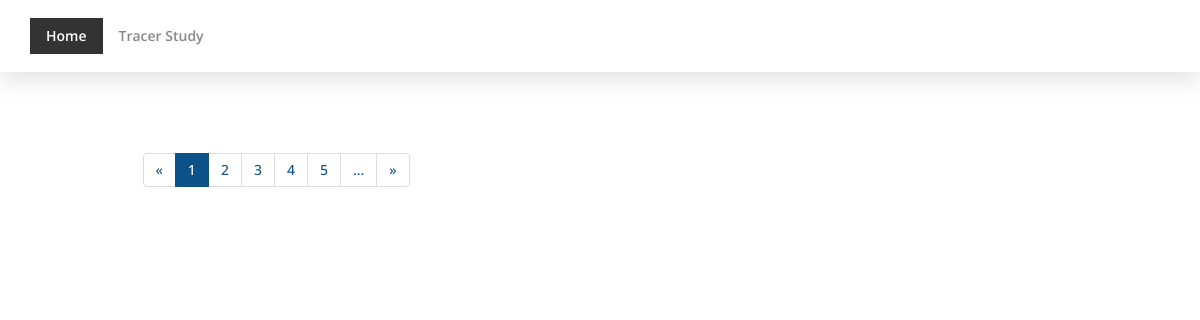
Before: /index.php/pages/pages/listArtikel with the older database file.
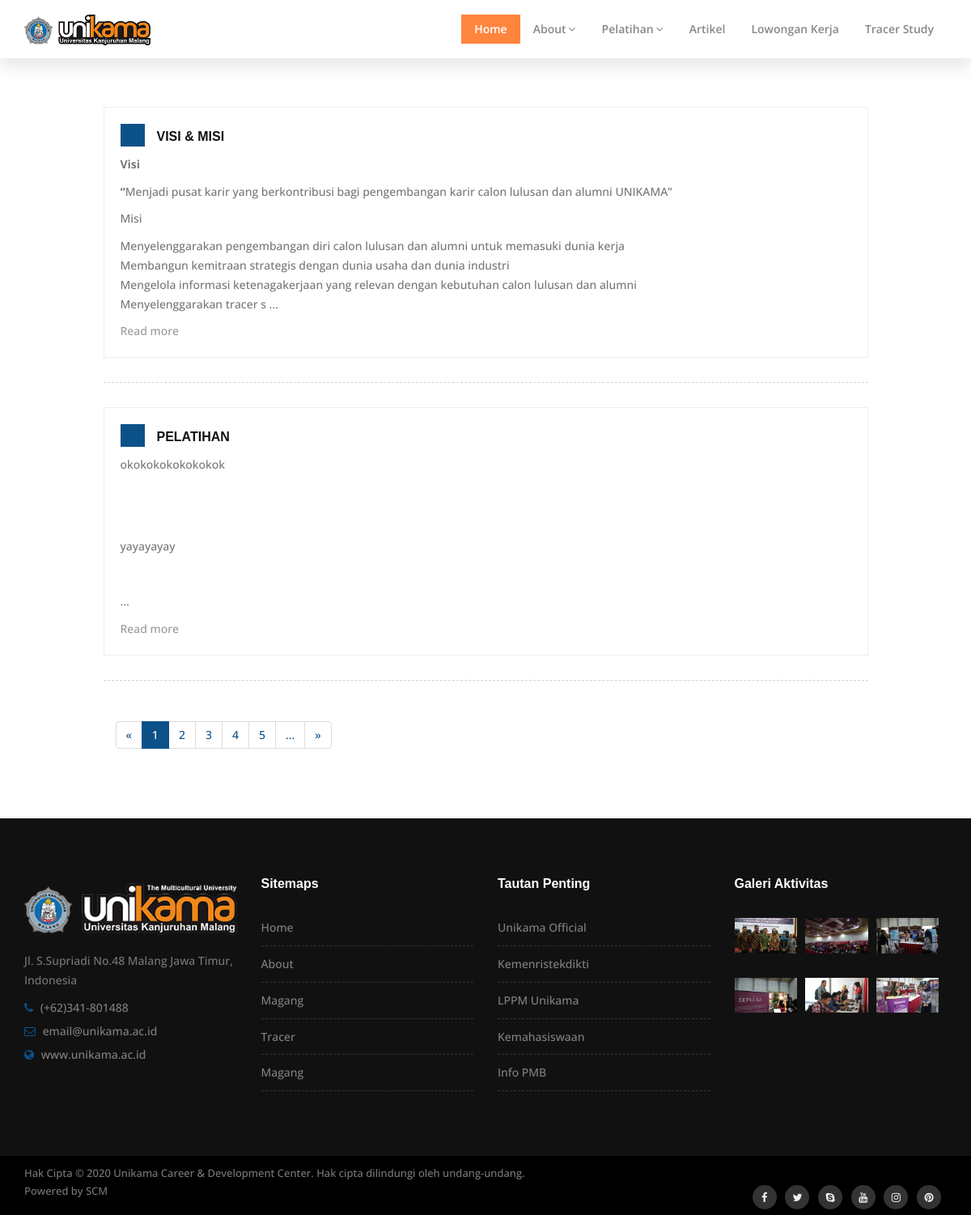
After: the same page with the newer database file.
### tables this page shows
CREATE TABLE IF NOT EXISTS `tbl_logo` (
  `id` int(11) NOT NULL AUTO_INCREMENT,
  `logo` varchar(255) NOT NULL DEFAULT '',
  PRIMARY KEY (`id`)
);

CREATE TABLE IF NOT EXISTS `tbl_menu` (
  `id` int(11) NOT NULL AUTO_INCREMENT,
  `menu` varchar(50) NOT NULL DEFAULT '',
  `link` varchar(255) NOT NULL DEFAULT '',
  PRIMARY KEY (`id`)
);

CREATE TABLE IF NOT EXISTS `tbl_artikel` (
  `id` int(11) NOT NULL AUTO_INCREMENT,
  `judul` varchar(255) NOT NULL DEFAULT '',
  `menu` varchar(50) NOT NULL DEFAULT '',
  `sub_menu` varchar(50) NOT NULL DEFAULT '',
  `gambar` varchar(255) NOT NULL DEFAULT '',
  `konten` text NOT NULL,
  PRIMARY KEY (`id`)
);

CREATE TABLE IF NOT EXISTS `tbl_footer` (
  `id` int(11) NOT NULL AUTO_INCREMENT,
  `logo` varchar(50) NOT NULL DEFAULT '',
  `alamat` varchar(255) NOT NULL DEFAULT '',
  `telp` varchar(50) NOT NULL DEFAULT '',
  `email` varchar(50) NOT NULL DEFAULT '',
  `website` varchar(50) NOT NULL DEFAULT '',
  `taut1` varchar(50) NOT NULL DEFAULT '',
  `link1` varchar(50) NOT NULL DEFAULT '',
  `taut2` varchar(50) NOT NULL DEFAULT '',
  `link2` varchar(50) NOT NULL DEFAULT '',
  `taut3` varchar(50) NOT NULL DEFAULT '',
  `link3` varchar(50) NOT NULL DEFAULT '',
  `taut4` varchar(50) NOT NULL DEFAULT '',
  `link4` varchar(50) NOT NULL DEFAULT '',
  `taut5` varchar(50) NOT NULL DEFAULT '',
  `link5` varchar(50) NOT NULL DEFAULT '',
  `facebook` varchar(50) NOT NULL DEFAULT '',
  `instagram` varchar(50) NOT NULL DEFAULT '',
  `twitter` varchar(50) NOT NULL DEFAULT '',
  `youtube` varchar(50) NOT NULL DEFAULT '',
  `skype` varchar(50) NOT NULL DEFAULT '',
  `pinterest` varchar(50) NOT NULL DEFAULT '',
  PRIMARY KEY (`id`)
);

CREATE TABLE IF NOT EXISTS `tbl_galeri_gb` (
  `id` int(11) NOT NULL AUTO_INCREMENT,
  `gambar` varchar(255) NOT NULL DEFAULT '',
  `menu` varchar(50) NOT NULL DEFAULT '',
  PRIMARY KEY (`id`)
);

### application/controllers/pages/Pages.php (called while the page is built, shortened)
<?php
class Pages extends CI_Controller
{
    public function listArtikel()
    {
        $data['title'] = "Artikel | Universitas Kanjuruhan Malang";
        $data['menu'] = $this->Landing_page_model->getMenu();
        $data['submenu'] = $this->Landing_page_model->getSubMenu();
        $data['logo'] = $this->Backend_user_model->tampil_data('tbl_logo')->result();
        $data['artikel'] = $this->Landing_page_model->get_data('tbl_artikel')->result();
        $data['footer'] = $this->Landing_page_model->getKaki('tbl_footer')->result();
        $this->load->view('landing-page/header_blog', $data);
        $this->load->view('landing-page/blog');
        $this->load->view('landing-page/footer');
    }
}

### index.php (called while the page is built, shortened)
<?php
require_once BASEPATH.'core/CodeIgniter.php';

### application/models/backend_user_model.php (called while the page is built, shortened)
<?php
class Backend_user_model extends CI_Model
{
    public function tampil_data($table)
    {
        return $this->db->get($table);
    }
}

### application/models/landing_page_model.php (called while the page is built, shortened)
<?php
class Landing_page_model extends CI_Model
{
    public function getMenu()
    {
        return $data['menu'] = $this->db->get('tbl_menu')->result();
    }
    public function getKaki($table)
    {
        return $this->db->get($table);
    }
    public function get_data($table)
    {
        return $this->db->get($table);
    }
}

### application/views/landing-page/header_blog.php (the view, shortened to what this page needs)
<!DOCTYPE html>
<html dir="ltr" lang="en">
<head>
    <link href="<?= base_url('assets/') ?>css/bootstrap.min.css" rel="stylesheet" type="text/css">
    <link href="<?= base_url('assets/') ?>css/jquery-ui.min.css" rel="stylesheet" type="text/css">
    <link href="<?= base_url('assets/') ?>css/animate.css" rel="stylesheet" type="text/css">
    <link href="<?= base_url('assets/') ?>css/css-plugin-collections.css" rel="stylesheet" />
    <link href="<?= base_url('assets/') ?>css/menuzord-megamenu.css" rel="stylesheet" />
    <link id="menuzord-menu-skins" href="<?= base_url('assets/') ?>css/menuzord-skins/menuzord-boxed.css" rel="stylesheet" />
    <link href="<?= base_url('assets/') ?>css/style-main.css" rel="stylesheet" type="text/css">
    <link href="<?= base_url('assets/') ?>css/preloader.css" rel="stylesheet" type="text/css">
    <link href="<?= base_url('assets/') ?>css/custom-bootstrap-margin-padding.css" rel="stylesheet" type="text/css">
    <link href="<?= base_url('assets/') ?>css/responsive.css" rel="stylesheet" type="text/css">
    <link href="<?= base_url('assets/') ?>css/colors/theme-skin-color-set1.css" rel="stylesheet" type="text/css">
</head>
<body class="">
    <div id="wrapper">
        <header id="header" class="header">
            <div class="header-nav">
                <div class="header-nav-wrapper navbar-scrolltofixed bg-white">
                    <div class="container">
                        <?php
                        foreach ($logo as $lg) {
                        ?>
                            <nav id="menuzord-right" class="menuzord orange no-bg"><a class="menuzord-brand pull-left flip mb-15" href="#"><img src="<?= base_url('assets/') ?>images/logo/<?= $lg->logo ?>" alt=""></a>
                            <?php
                        }
                            ?>
                            <ul class="menuzord-menu">
                                <li class="active"><a href="<?= base_url() ?>">Home</a>
                                </li>
                                <?php foreach ($menu as $mn) { ?>
                                    <li class=""><a href="<?= $mn->link ?>"><?= $mn->menu ?></a>
                            </li>
                        <?php  } ?>
                        <li class=""><a href="<?= base_url('tracer') ?>" class="button-trace">Tracer Study</a>
                        </li>
                            </ul>
                            </nav>
                    </div>
                </div>
            </div>
        </header>

### application/views/landing-page/blog.php (shortened to what this page needs)
<div class="main-content">
  <section>
    <div class="container mt-30 mb-30 pt-30 pb-30">
      <div class="row">
        <div class="col-md-10 col-md-offset-1">
          <div class="blog-posts">
            <div class="col-md-12">
              <div class="row list-dashed">
                <?php
                foreach ($artikel as $ar) {
                ?>
                  <article class="post clearfix mb-30 pb-30">
                    <div class="entry-content border-1px p-20 pr-10">
                      <div class="entry-meta media mt-0 no-bg no-border">
                        <div class="entry-date media-left text-center flip bg-theme-colored pt-5 pr-15 pb-5 pl-15">
                        </div>
                        <div class="media-body pl-15">
                          <div class="event-content pull-left flip">
                            <h4 class="entry-title text-white text-uppercase m-0 mt-5"><a href="#"><?= $ar->judul ?></a></h4>
                          </div>
                        </div>
                      </div>
                      <p class="mt-10"><?= substr($ar->konten, 0, 500) ?> ...</p>
                      <a href="pagesDetil?seq=<?= $ar->id ?>" class="btn-read-more">Read more</a>
                    </div>
                  </article>
                <?php
                }
                ?>
              </div>
            </div>
            <div class="col-md-12">
              <nav>
                <ul class="pagination theme-colored">
                  <li> <a aria-label="Previous" href="#"> <span aria-hidden="true">«</span> </a> </li>
                  <li class="active"><a href="#">1</a></li>
                  <li><a href="#">2</a></li>
                  <li><a href="#">3</a></li>
                  <li><a href="#">4</a></li>
                  <li><a href="#">5</a></li>
                  <li><a href="#">...</a></li>
                  <li> <a aria-label="Next" href="#"> <span aria-hidden="true">»</span> </a> </li>
                </ul>
              </nav>
            </div>
          </div>
        </div>
      </div>
    </div>
  </section>
</div>

### application/views/landing-page/footer.php (shortened to what this page needs)
<?php
foreach ($footer as $ft) {
?>
    <footer id="footer" class="footer bg-black-111">
        <div class="container pt-70 pb-40">
            <div class="row border-bottom-black">
                <div class="col-sm-6 col-md-3">
                    <div class="widget dark">
                        <img class="mt-10 mb-20" alt="" src="<?= base_url('assets/') ?>images/logo-footer/<?= $ft->logo ?>">
                        <p><?= $ft->alamat ?></p>
                        <ul class="mt-5">
                            <li class="m-0 pl-0 pr-10"> <i class="fa fa-phone text-theme-colored mr-5"></i> <a class="text-gray" href="#"><?= $ft->telp ?></a> </li>
                            <li class="m-0 pl-0 pr-10"> <i class="fa fa-envelope-o text-theme-colored mr-5"></i> <a class="text-gray" href="#"><?= $ft->email ?></a> </li>
                            <li class="m-0 pl-0 pr-10"> <i class="fa fa-globe text-theme-colored mr-5"></i> <a class="text-gray" href="#"><?= $ft->website ?></a> </li>
                        </ul>
                    </div>
                </div>
                <div class="col-sm-6 col-md-3">
                    <div class="widget dark">
                        <h4 class="widget-title">Sitemaps</h4>
                        <ul class="list-border">
                            <li><a href="https://unikama.ac.id" target="_blank">Home</a></li>
                            <li><a href="https://ristekdikti.go.id" target="_blank">About</a></li>
                            <li><a href="https://lppm.unikama.ac.id" target="_blank">Magang</a></li>
                            <li><a href="https://mhs.unikama.ac.id" target="_blank">Tracer</a></li>
                            <li><a href="https://infopmb.unikama.ac.id" target="_blank">Magang</a></li>
                        </ul>
                    </div>
                </div>
                <div class="col-sm-6 col-md-3">
                    <div class="widget dark">
                        <h4 class="widget-title">Tautan Penting</h4>
                        <ul class="list-border">
                            <li><a href="<?= $ft->link1 ?>" target="_blank"><?= $ft->taut1 ?></a></li>
                            <li><a href="<?= $ft->link2 ?>" target="_blank"><?= $ft->taut2 ?></a></li>
                            <li><a href="<?= $ft->link3 ?>" target="_blank"><?= $ft->taut3 ?></a></li>
                            <li><a href="<?= $ft->link4 ?>" target="_blank"><?= $ft->taut4 ?></a></li>
                            <li><a href="<?= $ft->link5 ?>" target="_blank"><?= $ft->taut5 ?></a></li>
                        </ul>
                    </div>
                </div>
                <div class="col-sm-6 col-md-3">
                    <div class="widget dark">
                        <h4 class="widget-title">Galeri Aktivitas</h4>
                        <div class="opening-hours">
                            <?php
                            $aaa = $this->db->limit(6)->get('tbl_galeri_gb')->result();
                            foreach ($aaa as $gal) {
                            ?>
                                <div class="col-md-4 col-xs-4" style="padding-left: 0px;padding-right: 10px;">
                                    <img class="mt-10 mb-20" alt="" src="<?= base_url('assets/') ?>images/gallery/<?= $gal->gambar ?>">
                                </div>
                            <?php
                            }
                            ?>
                        </div>
                    </div>
                </div>
            </div>
        </div>
        <div class="footer-bottom bg-black">
            <div class="container pt-10 pb-0">
                <div class="row">
                    <div class="col-md-7 sm-text-center">
                        <p class="font-13 text-black-777 m-0">Hak Cipta © 2020 Unikama Career & Development Center. Hak cipta dilindungi oleh undang-undang. Powered by SCM </p>
                    </div><br>
                    <div class="col-md-5 text-right flip sm-text-center">
                        <div class="widget no-border m-0">
                            <ul class="styled-icons icon-dark icon-circled icon-sm">
                                <li><a href="<?= $ft->facebook ?>"><i class="fa fa-facebook"></i></a></li>
                                <li><a href="<?= $ft->twitter ?>"><i class="fa fa-twitter"></i></a></li>
                                <li><a href="<?= $ft->skype ?>"><i class="fa fa-skype"></i></a></li>
                                <li><a href="<?= $ft->youtube ?>"><i class="fa fa-youtube"></i></a></li>
                                <li><a href="<?= $ft->instagram ?>"><i class="fa fa-instagram"></i></a></li>
                                <li><a href="<?= $ft->pinterest ?>"><i class="fa fa-pinterest"></i></a></li>
                            </ul>
                        </div>
                    </div>
                </div>
            </div>
        </div>
    </footer>
<?php
}
?>
</div>
</body>
</html>

### assets/css/menuzord-megamenu.css (style rules this page uses)
.menuzord,.menuzord * { font-family: 'Open Sans', sans-serif;box-sizing:border-box;-moz-box-sizing:border-box; -webkit-box-sizing:border-box; }
.menuzord { width: 100%;padding: 0 30px;float: left;position: relative;background: #fff; }
.menuzord a { -o-transition: color .3s linear, background .3s linear;-moz-transition: color .3s linear, background .3s linear;-webkit-transition: color .3s linear, background .3s linear;transition: color .3s linear, background .3s linear; }
.menuzord-brand { margin: 18px 30px 0 0;float: left;color: #666;text-decoration: none;font-size: 24px;font-weight: 600;line-height: 1.3;cursor: pointer; }
.menuzord-menu { margin: 0;padding: 0;list-style: none; }
.menuzord-menu.menuzord-right { float: right; }
.menuzord-menu > li { display: inline-block;float: left; }
.menuzord-menu > li > a { padding: 26px 16px;display: inline-block;text-decoration: none;font-size: 14px;font-weight: 600;color: #888;outline: 0;line-height: 1.42857143;-webkit-tap-highlight-color: rgba(0,0,0,0);-webkit-tap-highlight-color: transparent; }
.menuzord-menu > li.active > a,.menuzord-menu > li:hover > a { color: #333; }
.menuzord.orange .menuzord-menu > li.active > a, .menuzord.orange .menuzord-menu > li:hover > a, .menuzord.orange .menuzord-menu ul.dropdown li:hover > a { color: #ff670f; }

### assets/css/menuzord-skins/menuzord-boxed.css (style rules this page uses)
.menuzord-menu > li { padding: 18px 0; }
.menuzord-menu > li > a { padding: 8px 16px; }
.menuzord-menu > li.active > a, .menuzord-menu > li:hover > a { background: #333; color: #fff; }
.menuzord.orange .menuzord-menu > li.active > a, .menuzord.orange .menuzord-menu > li:hover > a, .menuzord.orange .menuzord-menu ul.dropdown li:hover > a { background: #ff853f; color: #fff; }

### assets/css/utility-classes.css (style rules this page uses)
.text-black-777 { color: #777777 !important; }
.text-gray { color: #808080 !important; }
.text-white { color: #fff !important; }
.bg-black { background-color: #000 !important; }
.bg-black-111 { background-color: #111111 !important; }
.bg-white { background-color: #fff !important; }
.font-13 { font-size: 13px !important; }
.mr-5 { margin-right: 5px !important; }
.mt-5 { margin-top: 5px !important; }
.pb-5 { padding-bottom: 5px !important; }
.pt-5 { padding-top: 5px !important; }
.no-border { border: none !important; }
.border-1px { border: 1px solid #eeeeee !important; }
.no-bg { background: none !important; }

Changed rows visible on the page:
added tbl_logo: logo (picture)
added tbl_menu: menu "About"
added tbl_menu: menu "Pelatihan"
added tbl_menu: menu "Artikel"
added tbl_menu: menu "Lowongan Kerja"
added tbl_artikel: judul "VISI & MISI", konten "Visi “ Menjadi pusat karir yang berkontribusi bagi pengembangan karir calon lulusan dan alumni UNIKAMA” Misi Menyelenggarakan pengembangan diri calon lulusan dan alumni untuk memasuki dunia kerja Membangun kemitraan strategis dengan dunia usaha dan dunia industri Mengelola informasi ketenagakerjaan yang relevan dengan kebutuhan calon lulusan dan alumni Menyelenggarakan tracer s"
added tbl_artikel: judul "PELATIHAN", konten "okokokokokokokok yayayayay"
added tbl_footer: logo (picture), alamat "Jl. S.Supriadi No.48 Malang Jawa Timur, Indonesia", telp "(+62)341-801488", email "email@unikama.ac.id", website "www.unikama.ac.id", taut1 "Unikama Official", taut2 "Kemenristekdikti", taut3 "LPPM Unikama", taut4 "Kemahasiswaan", taut5 "Info PMB"
added tbl_galeri_gb: gambar (picture)
added tbl_galeri_gb: gambar (picture)
added tbl_galeri_gb: gambar (picture)
added tbl_galeri_gb: gambar (picture)
added tbl_galeri_gb: gambar (picture)
added tbl_galeri_gb: gambar (picture)
